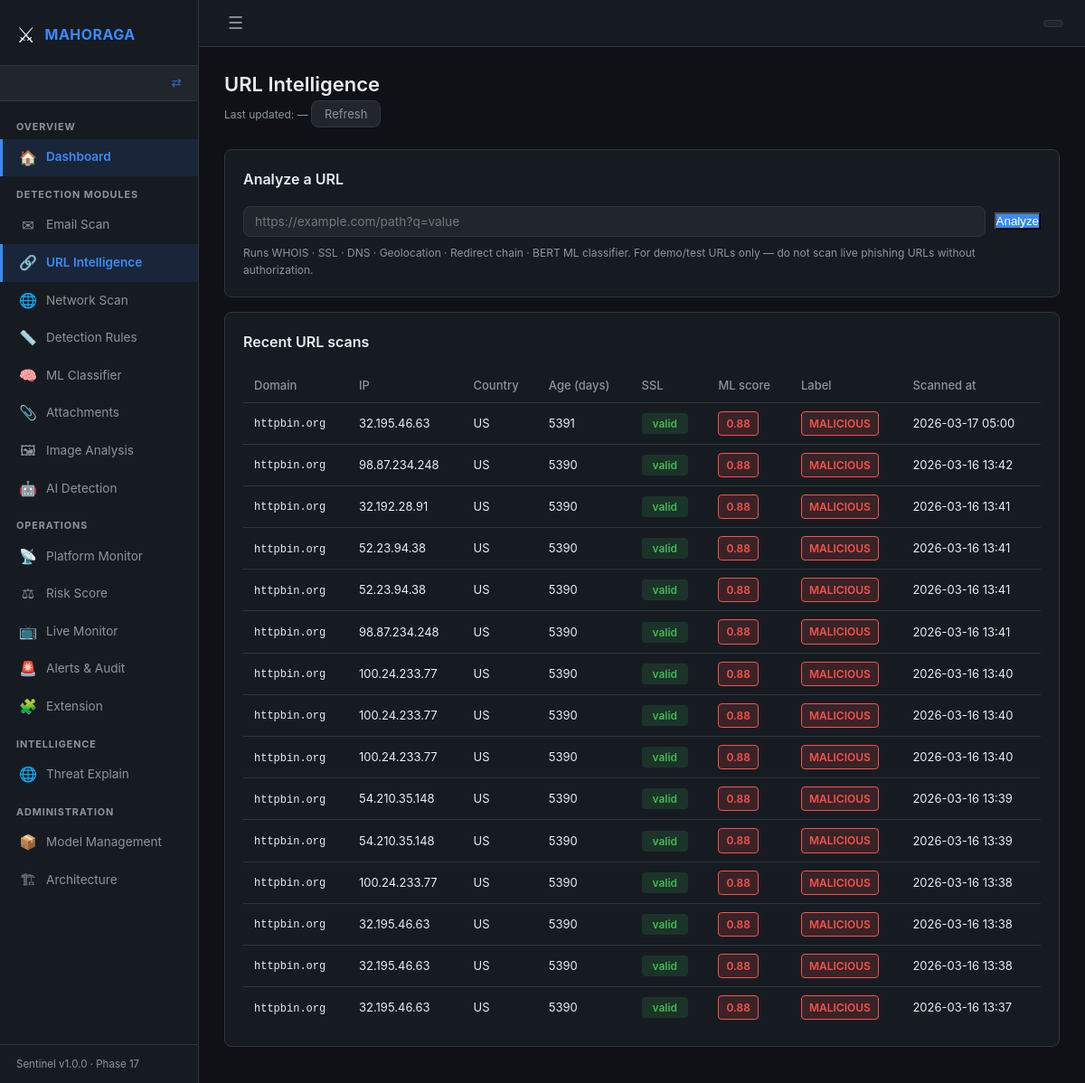
/url/intel, run on an earlier commit of the app's database.
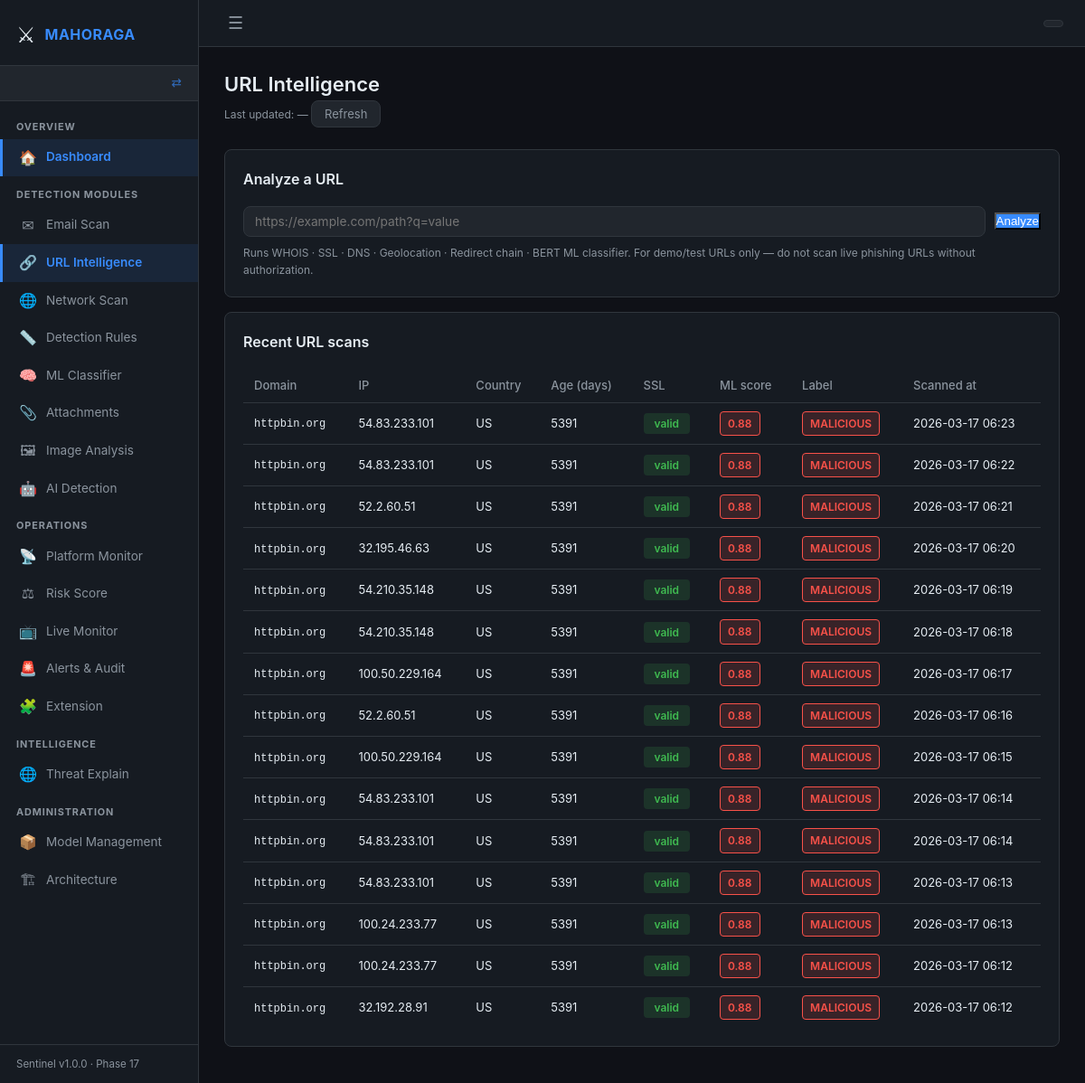
And on a later commit of the database.
### backend/app/models.py (models this page shows)
class URLScan(db.Model):
    __tablename__ = "url_scans"
    id               = db.Column(db.Integer, primary_key=True)
    email_id         = db.Column(db.Integer, db.ForeignKey("email_scans.id"), nullable=True)
    raw_url          = db.Column(db.Text)
    normalized_url   = db.Column(db.Text)
    domain           = db.Column(db.String(255))
    ip_address       = db.Column(db.String(60))
    country          = db.Column(db.String(100))
    whois_data       = db.Column(db.Text)          # JSON string
    domain_age_days  = db.Column(db.Integer)
    ssl_valid        = db.Column(db.Boolean)
    ssl_issuer       = db.Column(db.String(255))
    redirect_chain   = db.Column(db.Text)          # JSON array of hop dicts
    ml_score         = db.Column(db.Float)         # 0.0 – 1.0 from BERT model
    rule_score       = db.Column(db.Float)         # score from rule engine
    final_label      = db.Column(db.String(20))    # BENIGN / SUSPICIOUS / MALICIOUS
    scanned_at       = db.Column(db.DateTime, default=datetime.utcnow)
    network_scans    = db.relationship("NetworkScan", backref="url_scan", lazy=True)

### backend/app/routes/url_intel.py (the view)
@url_intel_bp.route("/url/intel", methods=["GET"])
def url_intel_page():
    recent = (
        URLScan.query
        .order_by(URLScan.scanned_at.desc())
        .limit(15)
        .all()
    )
    return render_template("url_intel.html", recent_scans=recent)

### backend/app/routes/dashboard.py (called while the page is built, shortened)
def get_current_role() -> str:
    return session.get("role", "")

def get_sidebar_config():
    role = get_current_role()
    cfg  = ROLES.get(role, {})
    all_items = _all_sidebar_items()
    if cfg.get("allowed_prefixes") is None:
        return all_items   # admin sees everything

### frontend/templates/url_intel.html (shortened to what this page needs)
{% extends "base.html" %}
{% block content %}
<div class="page-header">
  <h1>URL Intelligence</h1>
  <span class="last-updated">
    Last updated: <span id="update-time">—</span>
  </span>
  <button class="btn-refresh" onclick="refreshHistory()">Refresh</button>
</div>
<div class="card">
  <h2>Analyze a URL</h2>
  <div class="url-input-row">
    <input type="text" id="url-input" placeholder="https://example.com/path?q=value"
           onkeydown="if(event.key==='Enter') submitUrl()">
    <button class="btn-primary" onclick="submitUrl()">Analyze</button>
  </div>
  <p class="hint">
    Runs WHOIS · SSL · DNS · Geolocation · Redirect chain · BERT ML classifier.
    For demo/test URLs only — do not scan live phishing URLs without authorization.
  </p>
</div>
<div class="card">
  <h2>Recent URL scans</h2>
  <table class="data-table">
    <thead>
      <tr>
        <th>Domain</th>
        <th>IP</th>
        <th>Country</th>
        <th>Age (days)</th>
        <th>SSL</th>
        <th>ML score</th>
        <th>Label</th>
        <th>Scanned at</th>
      </tr>
    </thead>
    <tbody id="history-table-body">
      {% for s in recent_scans %}
      <tr>
        <td class="truncate" title="{{ s.raw_url }}">
          <code>{{ s.domain }}</code>
        </td>
        <td>{{ s.ip_address or '—' }}</td>
        <td>{{ s.country or '—' }}</td>
        <td>
          {% if s.domain_age_days is not none %}
            <span class="{{ 'text-danger' if s.domain_age_days < 180 else '' }}">
              {{ s.domain_age_days }}
            </span>
          {% else %}—{% endif %}
        </td>
        <td>
          {% if s.ssl_valid %}
            <span class="auth-pill auth-pass">valid</span>
          {% else %}
            <span class="auth-pill auth-fail">invalid</span>
          {% endif %}
        </td>
        <td>
          <span class="score-pill score-{{ s.final_label | lower if s.final_label else 'unknown' }}">
            {{ '%.2f'|format(s.ml_score or 0) }}
          </span>
        </td>
        <td>
          <span class="label-badge label-{{ s.final_label | lower if s.final_label else 'unknown' }}">
            {{ s.final_label or '—' }}
          </span>
        </td>
        <td>{{ s.scanned_at.strftime('%Y-%m-%d %H:%M') if s.scanned_at else '—' }}</td>
      </tr>
      {% else %}
      <tr><td colspan="8" class="empty-state">No URL scans yet — enter a URL above</td></tr>
      {% endfor %}
    </tbody>
  </table>
</div>
{% endblock %}

What changed in the data, as far as the page shows it:
no longer on this page (row unchanged): URLScan: domain "httpbin.org", ip_address "32.195.46.63", country "US", domain_age_days "5391", ssl_valid "valid", ml_score "0.88", final_label "MALICIOUS", scanned_at "2026-03-17 05:00"
no longer on this page (row unchanged): URLScan: domain "httpbin.org", ip_address "98.87.234.248", country "US", domain_age_days "5390", ssl_valid "valid", ml_score "0.88", final_label "MALICIOUS", scanned_at "2026-03-16 13:42"
no longer on this page (row unchanged): URLScan: domain "httpbin.org", ip_address "32.192.28.91", country "US", domain_age_days "5390", ssl_valid "valid", ml_score "0.88", final_label "MALICIOUS", scanned_at "2026-03-16 13:41"
no longer on this page (row unchanged): URLScan: domain "httpbin.org", ip_address "52.23.94.38", country "US", domain_age_days "5390", ssl_valid "valid", ml_score "0.88", final_label "MALICIOUS", scanned_at "2026-03-16 13:41"
no longer on this page (row unchanged): URLScan: domain "httpbin.org", ip_address "52.23.94.38", country "US", domain_age_days "5390", ssl_valid "valid", ml_score "0.88", final_label "MALICIOUS", scanned_at "2026-03-16 13:41"
no longer on this page (row unchanged): URLScan: domain "httpbin.org", ip_address "98.87.234.248", country "US", domain_age_days "5390", ssl_valid "valid", ml_score "0.88", final_label "MALICIOUS", scanned_at "2026-03-16 13:41"
no longer on this page (row unchanged): URLScan: domain "httpbin.org", ip_address "100.24.233.77", country "US", domain_age_days "5390", ssl_valid "valid", ml_score "0.88", final_label "MALICIOUS", scanned_at "2026-03-16 13:40"
no longer on this page (row unchanged): URLScan: domain "httpbin.org", ip_address "100.24.233.77", country "US", domain_age_days "5390", ssl_valid "valid", ml_score "0.88", final_label "MALICIOUS", scanned_at "2026-03-16 13:40"
no longer on this page (row unchanged): URLScan: domain "httpbin.org", ip_address "100.24.233.77", country "US", domain_age_days "5390", ssl_valid "valid", ml_score "0.88", final_label "MALICIOUS", scanned_at "2026-03-16 13:40"
no longer on this page (row unchanged): URLScan: domain "httpbin.org", ip_address "54.210.35.148", country "US", domain_age_days "5390", ssl_valid "valid", ml_score "0.88", final_label "MALICIOUS", scanned_at "2026-03-16 13:39"
no longer on this page (row unchanged): URLScan: domain "httpbin.org", ip_address "54.210.35.148", country "US", domain_age_days "5390", ssl_valid "valid", ml_score "0.88", final_label "MALICIOUS", scanned_at "2026-03-16 13:39"
no longer on this page (row unchanged): URLScan: domain "httpbin.org", ip_address "100.24.233.77", country "US", domain_age_days "5390", ssl_valid "valid", ml_score "0.88", final_label "MALICIOUS", scanned_at "2026-03-16 13:38"
no longer on this page (row unchanged): URLScan: domain "httpbin.org", ip_address "32.195.46.63", country "US", domain_age_days "5390", ssl_valid "valid", ml_score "0.88", final_label "MALICIOUS", scanned_at "2026-03-16 13:38"
no longer on this page (row unchanged): URLScan: domain "httpbin.org", ip_address "32.195.46.63", country "US", domain_age_days "5390", ssl_valid "valid", ml_score "0.88", final_label "MALICIOUS", scanned_at "2026-03-16 13:38"
no longer on this page (row unchanged): URLScan: domain "httpbin.org", ip_address "32.195.46.63", country "US", domain_age_days "5390", ssl_valid "valid", ml_score "0.88", final_label "MALICIOUS", scanned_at "2026-03-16 13:37"
added URLScan: domain "httpbin.org", ip_address "54.83.233.101", country "US", domain_age_days "5391", ssl_valid "valid", ml_score "0.88", final_label "MALICIOUS", scanned_at "2026-03-17 06:23"
added URLScan: domain "httpbin.org", ip_address "54.83.233.101", country "US", domain_age_days "5391", ssl_valid "valid", ml_score "0.88", final_label "MALICIOUS", scanned_at "2026-03-17 06:22"
added URLScan: domain "httpbin.org", ip_address "52.2.60.51", country "US", domain_age_days "5391", ssl_valid "valid", ml_score "0.88", final_label "MALICIOUS", scanned_at "2026-03-17 06:21"
added URLScan: domain "httpbin.org", ip_address "32.195.46.63", country "US", domain_age_days "5391", ssl_valid "valid", ml_score "0.88", final_label "MALICIOUS", scanned_at "2026-03-17 06:20"
added URLScan: domain "httpbin.org", ip_address "54.210.35.148", country "US", domain_age_days "5391", ssl_valid "valid", ml_score "0.88", final_label "MALICIOUS", scanned_at "2026-03-17 06:19"
added URLScan: domain "httpbin.org", ip_address "54.210.35.148", country "US", domain_age_days "5391", ssl_valid "valid", ml_score "0.88", final_label "MALICIOUS", scanned_at "2026-03-17 06:18"
added URLScan: domain "httpbin.org", ip_address "100.50.229.164", country "US", domain_age_days "5391", ssl_valid "valid", ml_score "0.88", final_label "MALICIOUS", scanned_at "2026-03-17 06:17"
added URLScan: domain "httpbin.org", ip_address "52.2.60.51", country "US", domain_age_days "5391", ssl_valid "valid", ml_score "0.88", final_label "MALICIOUS", scanned_at "2026-03-17 06:16"
added URLScan: domain "httpbin.org", ip_address "100.50.229.164", country "US", domain_age_days "5391", ssl_valid "valid", ml_score "0.88", final_label "MALICIOUS", scanned_at "2026-03-17 06:15"
added URLScan: domain "httpbin.org", ip_address "54.83.233.101", country "US", domain_age_days "5391", ssl_valid "valid", ml_score "0.88", final_label "MALICIOUS", scanned_at "2026-03-17 06:14"
added URLScan: domain "httpbin.org", ip_address "54.83.233.101", country "US", domain_age_days "5391", ssl_valid "valid", ml_score "0.88", final_label "MALICIOUS", scanned_at "2026-03-17 06:14"
added URLScan: domain "httpbin.org", ip_address "54.83.233.101", country "US", domain_age_days "5391", ssl_valid "valid", ml_score "0.88", final_label "MALICIOUS", scanned_at "2026-03-17 06:13"
added URLScan: domain "httpbin.org", ip_address "100.24.233.77", country "US", domain_age_days "5391", ssl_valid "valid", ml_score "0.88", final_label "MALICIOUS", scanned_at "2026-03-17 06:13"
added URLScan: domain "httpbin.org", ip_address "100.24.233.77", country "US", domain_age_days "5391", ssl_valid "valid", ml_score "0.88", final_label "MALICIOUS", scanned_at "2026-03-17 06:12"
added URLScan: domain "httpbin.org", ip_address "32.192.28.91", country "US", domain_age_days "5391", ssl_valid "valid", ml_score "0.88", final_label "MALICIOUS", scanned_at "2026-03-17 06:12"
